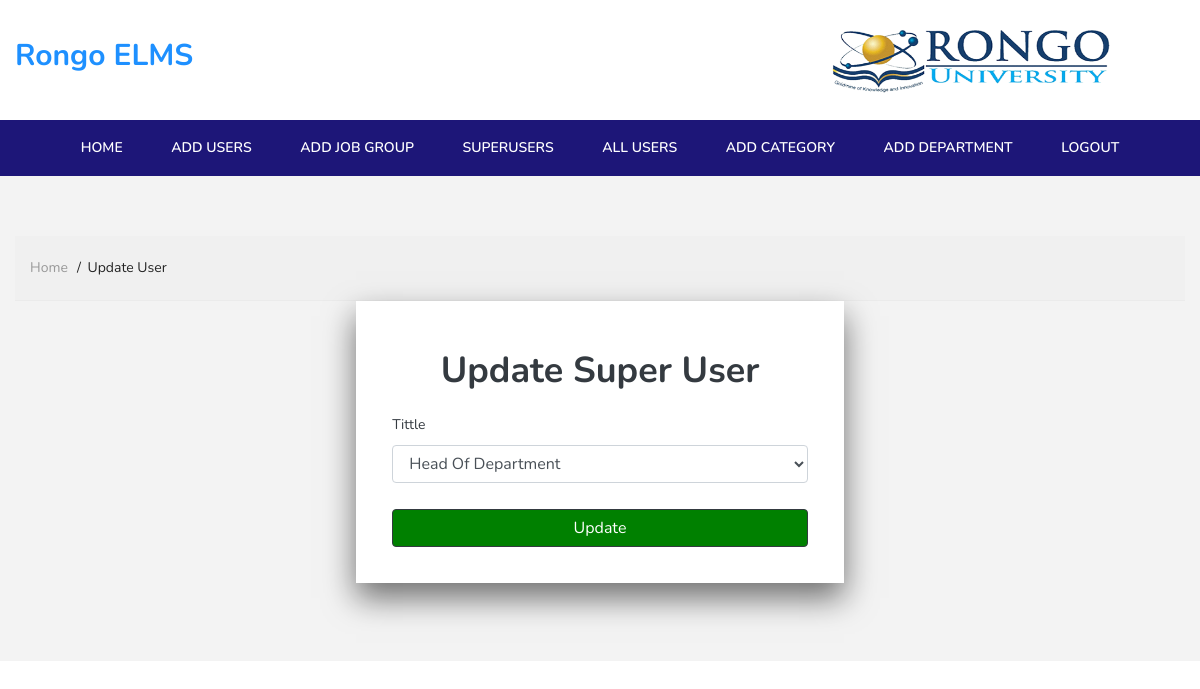
Before: /updateSuperUser/1/ (signed in) with the older database file.
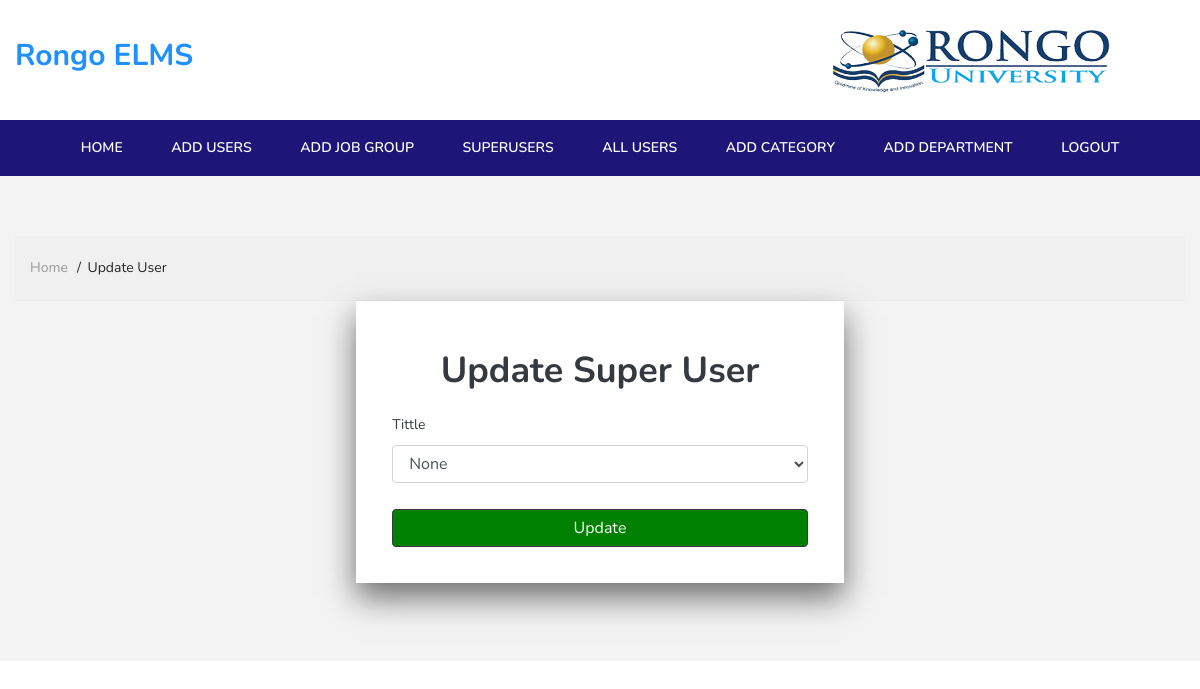
After: the same page with the newer database file.
### app/models.py (models this page shows, shortened)
class Worker(models.Model):
    user = models.OneToOneField(User, null=True, blank=True, on_delete=models.CASCADE)
    username = models.CharField(max_length=200, null=True)
    name = models.CharField(max_length=200, null=True)
    email = models.EmailField(max_length=200, null=True)
    department = models.ForeignKey(Department, on_delete=models.CASCADE, null=True)
    job_group = models.CharField(max_length=200, null=True)
    leave_days = models.PositiveBigIntegerField(default=0, null=True)
    tittle = models.CharField(max_length=200, choices=TITTLE, default='none', null=True)
    reporting_to = models.ForeignKey('self', null=True, blank=True, on_delete=models.CASCADE)
    image = models.ImageField(upload_to='media/', default='default.jpeg', null=True, blank=True)
    last_leave_year = models.PositiveIntegerField(default=0, null=True)
    leave_days_previous_year = models.PositiveBigIntegerField(default=0, null=True)
    leave_days_utilized_previous_year = models.PositiveBigIntegerField(default=0, null=True)

### app/views.py (the view)
# urls.py: path('updateSuperUser/<str:pk>/', views.UpdateSuperUser, name='updateSuperUser'),
@login_required(login_url='/')
def UpdateSuperUser(request, pk):
    worker = Worker.objects.get(id=pk)
    form = WorkerForm(instance=worker)
    if request.method == 'POST':
        form = WorkerForm(request.POST,request.FILES, instance=worker)
        if form.is_valid():
            form.save()
            messages.info(request, 'User information updated')
            return redirect('super_user')
    else:
        form = WorkerForm(instance=worker)
    context = {'form': form}
    return render(request, 'app/addUser/updateSuper.html', context)

### app/forms.py
class WorkerForm(forms.ModelForm):
    def __init__(self, *args, **kwargs):
        super().__init__(*args, **kwargs)
        self.fields['reporting_to'].queryset = Worker.objects.exclude(tittle='none')
    class Meta:
        model = Worker
        fields = '__all__'
        widgets = {
        'username': forms.TextInput(attrs={'class': 'form-control'}),
        'name': forms.TextInput(attrs={'class': 'form-control'}),
        'email': forms.EmailInput(attrs={'class': 'form-control'}),
        'department': forms.Select(attrs={'class': 'form-control'}),
        'job_group': forms.Select(attrs={'class': 'form-control'}),
        'tittle': forms.Select(attrs={'class': 'form-control'}),
        'image': forms.ClearableFileInput(attrs={'class': 'form-control'}),
        'reporting_to': forms.Select(attrs={'class': 'form-control'}),
        'leave_days': forms.NumberInput(attrs={'class': 'form-control'}),
    }

### app/templates/app/addUser/updateSuper.html (shortened to what the changed rows need)
{% load static %}
<!doctype html>
<html class="no-js" lang="en">
<head>
    <link rel="stylesheet" href="{% static 'css/plugins.css' %}">
    <link rel="stylesheet" href="{% static 'css/style.css' %}">
    <link rel="stylesheet" href="{% static 'css/custom.css' %}">
</head>
<body>
    <section class="pt-60 pb-30 gray-bg">
        <div class="container">
    <div class="main-wrapper">
        <div class="auth-wrapper d-flex no-block justify-content-center align-items-center position-relative">
            <div style="box-shadow: 0 15px 30px rgba(8, 8, 8, 0.556);padding: 20px;" class="col-lg-5 col-md-7 bg-white">
                <div class="p-3">
                    <h2 class="mt-3 text-center text-dark">Update Super User</h2>
                    <form class="mt-4" method="post" enctype="multipart/form-data">
                        <div class="row">
                            <br><br>
                            <div class="col-lg-12">
                                <div class="form-group">
                                    <label class="text-dark" for="uname">Tittle</label>
                                    {{form.tittle}}
                                </div>
                            </div>
                            <br><br><br><br>
                        </div>
                    </form>
                </div>
            </div>
        </div>
    </div>
    <br><br>
</body>
</body>
</html>

Changed rows visible on the page:
changed Worker: tittle "Head Of Department" → "None"
